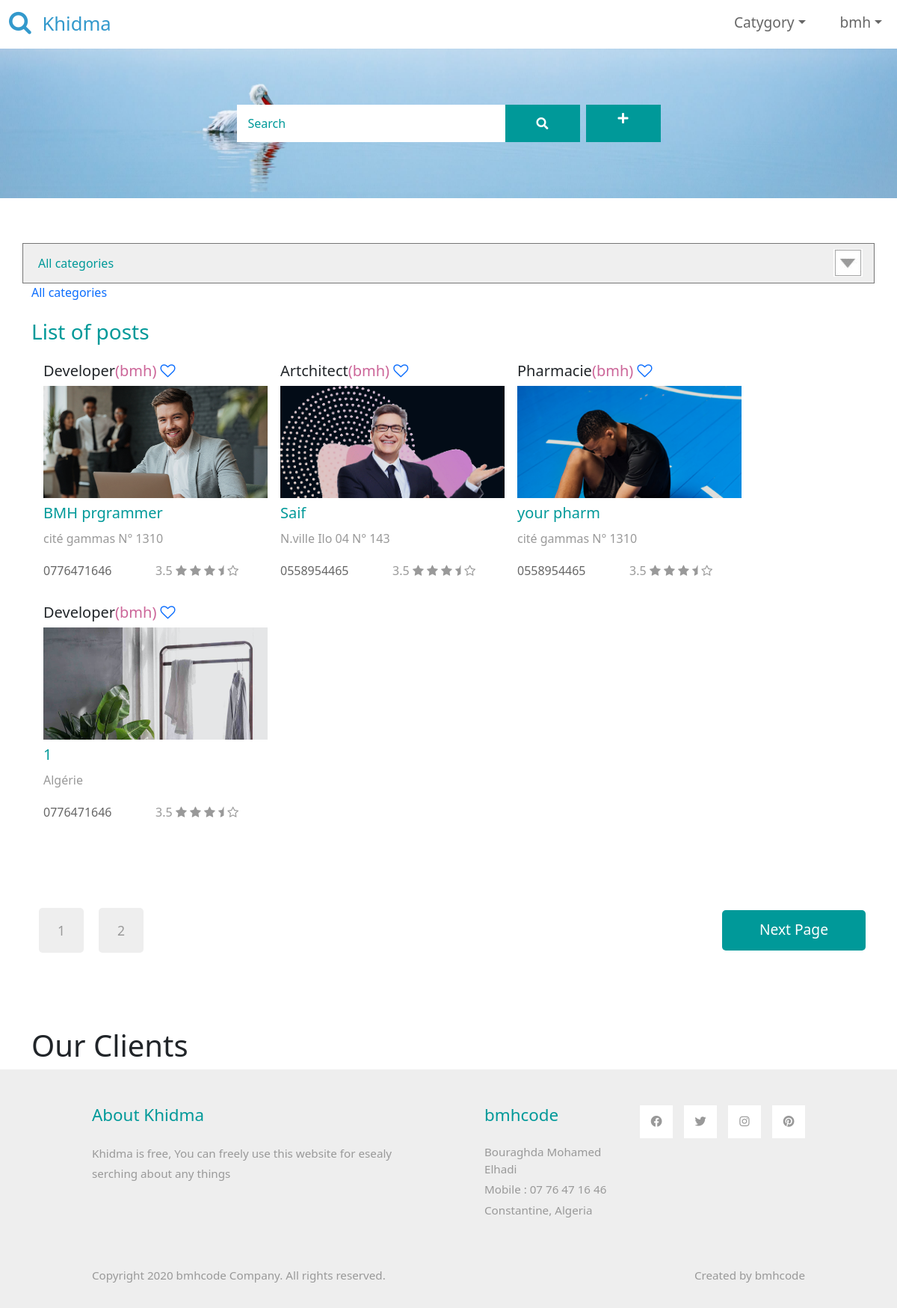
/ (signed in), run on the app's committed database.
### userauths/models.py (models this page shows, shortened)
class User(AbstractUser):
    username = models.CharField(max_length=100, unique=True, verbose_name=_('username'))
    email = models.EmailField(blank=True, null=True, verbose_name=_('email'))
    image = models.ImageField(blank=True, null=True, upload_to='users/', default='user.jpg', verbose_name=_('Image')) #,default='media/placeholder.png')
    bio = models.CharField(max_length=100, blank=True, verbose_name=_('bio'))
    USERNAME_FIELD = "username"
    def __str__(self):
        return self.username

### app/models.py (models this page shows, shortened)
class Post(models.Model):
    user = models.ForeignKey(User, on_delete=models.SET_NULL, null=True, verbose_name=_("User"))
    category = models.ForeignKey(Category, on_delete=models.SET_NULL, null=True, related_name="category", verbose_name=_("Category"))
    title  = models.CharField(max_length=100, default='', help_text='Title of post', verbose_name = _("title"))
    address = models.CharField(max_length=200, default='', help_text='Address of post', verbose_name = _("Address"))
    ville = models.IntegerField(choices = VILLE, verbose_name=_('Ville'))
    email = models.EmailField(max_length=255,blank=True, null=True,  default="", help_text='yourmail@gmail.com', verbose_name=_("Email address"))
    phone  = models.CharField(max_length=20, verbose_name = _("phone"))
    description = models.TextField(blank=True, null=True, default='', help_text='Informations about your post', verbose_name =_('Description')) #description = RichTextField(blank=True, null=True)
    slug  = models.SlugField(blank=True, null=True, unique=True, help_text = 'Unique value for post page URL, created from name.')
    image = models.ImageField(blank=True, upload_to='post images/', default='post.jpg',  verbose_name=_('Image')) #,default='media/placeholder.png')
    is_active = models.BooleanField(default=True, verbose_name=_("is active"))
    date_created = models.DateTimeField(auto_now_add=True, verbose_name=_('Posted at'))
    date_updated = models.DateTimeField(auto_now=True, verbose_name=_('Updated at'))
    stars = models.IntegerField(default=0, verbose_name=_('Nomber of Stars'))
    stars_begin = models.DateTimeField(blank=True, null=True, verbose_name=_('Stars date'))
    stars_days = models.IntegerField( default=0, verbose_name=_('Stars days'))
    skills = models.CharField(max_length=100, default='', help_text='My skills', verbose_name = _("skills"))
    class Meta:
        db_table = 'postes'
        ordering = ['title']
        verbose_name_plural = 'Posts'
    def get_absolute_url(self):
        return reverse("app:post-detail", kwargs = {"slug":self.slug})
    @property
    def imageURL(self):
        try:
            url = self.image.url
        except:
            url = ''
        return url

class Category(models.Model):
    name  = models.CharField(max_length=50, verbose_name=_("name"), default='', help_text='name of catygory')
    slug  = models.SlugField(blank=True, null=True, unique=True, help_text = 'Unique value for category page URL, created from name.')
    image = models.ImageField(upload_to='Category images/', blank=True, null=True, default='category.jpg')
    is_active = models.BooleanField(default=True)
    def __str__(self):
        return self.name
    class Meta:
        db_table = 'categories'
        ordering = ['name']
        verbose_name_plural= 'Categories'

### app/views.py (the view)
# urls.py: path('',views.index, name="index"),
@login_required(login_url='userauths:sign-in') # change sign-in to login
def index(request):
    categories = Category.objects.all()
    cat = request.GET.get('cat1')
    if cat == None:
        posts = Post.objects.all().order_by("date_created") # .order_by('?') random
    else:
        posts = Post.objects.filter(Q(category__name__icontains=cat) |
                                Q(title__icontains=cat)
                                )
    posts_wishlist = Wishlist_model.objects.all()
    P = Paginator(posts, 4)
    page = request.GET.get('page')
    posts_in_page = P.get_page(page)
    nums = "a" * posts_in_page.paginator.num_pages
    nomber_pages = posts_in_page.paginator.num_pages
    average_rating = 3.76   # for test
    context = {'categories':categories,'posts':posts,
               'nums':nums,'nomber_pages':nomber_pages,
               'posts_in_page':posts_in_page,
               'posts_wishlist':posts_wishlist,
               'average_rating':average_rating}
    return render(request, 'app/index.html', context)

### templates/app/index.html (shortened to what this page needs)
{% extends "app/base.html" %}
{% load static %}
{% block body  %}
    <div class="container tm-mt-60">
        <div class="row mb-4">
            <select onchange="location=value" name="catselect" aria-label="Default select example">
                <option value="{% url 'app:index' %}">All categories</option>
            </select>
            <a href="{% url 'app:index' %}">All categories</a>
        </div>
        <h3 class="col-6 tm-text-primary ml-0"> List of posts</h3>
        <div class="row tm-mb-90">
            {% for post in posts_in_page %}
        	    <div class="col-xl-3 col-lg-4 col-md-6 col-sm-6 col-12 m-3">
                    {% if post in posts_wishlist %}
                        <h5>{{ post.category }}<span class="tm-text-secondary">({{ post.user }})</span>
                            <a class="fa fa-heart" href="{% url 'app:add-to-wishlist' %}?post_slug={{post.slug}}"></a>
                        </h5>
                    {% else %}
                        <h5>{{ post.category }}<span class="tm-text-secondary">({{ post.user }})</span>
                            <a class="fa fa-heart-o" href="{% url 'app:add-to-wishlist' %}?post_slug={{post.slug}}"></a>
                        </h5>
                    {% endif %}
                    <figure class="effect-ming tm-video-item mb-2" style='width:300px; height:150px; position: relative; margin: 0 auto'>
                        <img src="{{ post.imageURL }}" alt="Image" class="mb-4 img-fluid" >
                        <figcaption class="d-flex align-items-center justify-content-center">
                        </figcaption>
                    </figure>
                    <h5><a class="tm-text-primary mb-4" href="{{ post.get_absolute_url }}">{{ post.title }}</a></h5>
                    <p>{{ post.address }}</p>
                    <div class="d-flex justify-content-between tm-text-gray">
                        <span class="tm-text-gray-dark">{{ post.phone }}</span>
                            <div class="course-rating">
                                3.5
                                <i class="fa fa-star"></i>
                                <i class="fa fa-star"></i>
                                <i class="fa fa-star"></i>
                                <i class="fa fa-star-half"></i>
                                <i class="fa fa-star-o"></i>
                            </div>
                        </div>
                </div>
            {% endfor %}
        </div>
        <div class="row tm-mb-90">
            <div class="col-12 d-flex justify-content-between align-items-center tm-paging-col">
                <div class="tm-paging d-flex">
                    {% for i in nums %}
                        <a class="tm-paging-link" href="?page={{ forloop.counter }}">{{ forloop.counter }}</a>
                    {% endfor %}
                </div>
                {% if posts_in_page.has_next %}
                    <a href="?page={{ posts_in_page.next_page_number }}" class="btn btn-primary tm-btn-next">Next Page</a>
                {% endif %}
            </div>
        </div>
    </div>
{% endblock body %}

### templates/app/base.html (shortened to what this page needs)
<!DOCTYPE html>
{% load static %}
<html lang="en">
<head>
    <link rel="stylesheet" href="{% static 'css/bootstrap.min.css' %}">
    <link rel="stylesheet" href="{% static 'fontawesome/css/all.min.css' %}">
    <link rel="stylesheet" href="{% static 'css/templatemo-style.css' %}">
    <link rel="stylesheet" href="https://cdnjs.cloudflare.com/ajax/libs/font-awesome/4.7.0/css/font-awesome.min.css">
</head>
<body>
    <nav class="navbar navbar-expand-lg">
        <div class="container-fluid">
            <a class="navbar-brand" href="{% url 'app:index' %}">
                <i class="fa fa-search mr-2"></i>
                Khidma
            </a>
            <div class="collapse navbar-collapse" id="navbarSupportedContent">
                <ul class="navbar-nav ml-auto mb-2 mb-lg-0">
                    {% if request.user.is_authenticated %}
                        <li class="nav-item submenu dropdown">
                            <a href="#" class="nav-link dropdown-toggle " data-toggle="dropdown" role="button" aria-haspopup="true"
                            aria-expanded="false">Catygory</a>
                        </li>
                        <li class="nav-item submenu dropdown">
                            <a href="#" class="nav-link dropdown-toggle" data-toggle="dropdown" role="button" aria-haspopup="true"
                            aria-expanded="false">{{user.username}}</a>
                        </li>
                    {% endif %}
                </ul>
        </div>
    </nav>
    <div class="tm-hero d-flex justify-content-center align-items-center mb-5" data-parallax="scroll" data-image-src="{% static 'img/hero.jpg' %}">
        <form class="d-flex tm-search-form">
            <input name="cat1" class="form-control tm-search-input" type="search" placeholder="Search" aria-label="Search">
            <button class="btn btn-outline-success tm-search-btn" type="submit">
                <i class="fas fa-search"></i>
            </button>
        </form>
        {% if request.user.is_authenticated %}
            <a href="{% url 'app:post-add' %}" class="btn btn-outline-success tm-search-btn ml-2" >
                <i class="fas fa-plus"></i>
            </a>
        {% endif %}
    </div>
    {% block body %}
    {% endblock body %}
    <div class="container">
        <h1>Our Clients</h1>
    </div>
    <footer class="tm-bg-gray pt-5 pb-3 tm-text-gray tm-footer">
        <div class="container-fluid tm-container-small">
            <div class="row">
                <div class="col-lg-6 col-md-12 col-12 px-5 mb-5">
                    <h3 class="tm-text-primary mb-4 tm-footer-title">About Khidma</h3>
                    <p>Khidma is free, You can freely use this website for esealy serching about any things</p>
                </div>
                <div class="col-lg-3 col-md-6 col-sm-6 col-12 px-5 mb-5">
                    <h3 class="tm-text-primary mb-4 tm-footer-title">bmhcode</h3>
                    <ul class="tm-footer-links pl-0">
                        <li>Bouraghda Mohamed Elhadi</li>
                        <li>Mobile : 07 76 47 16 46</li>
                        <li>Constantine, Algeria</li>
                    </ul>
                </div>
                <div class="col-lg-3 col-md-6 col-sm-6 col-12 px-5 mb-5">
                    <ul class="tm-social-links d-flex justify-content-end pl-0 mb-5">
                        <li class="mb-2"><a href="https://facebook.com"><i class="fab fa-facebook"></i></a></li>
                        <li class="mb-2"><a href="https://twitter.com"><i class="fab fa-twitter"></i></a></li>
                        <li class="mb-2"><a href="https://instagram.com"><i class="fab fa-instagram"></i></a></li>
                        <li class="mb-2"><a href="https://pinterest.com"><i class="fab fa-pinterest"></i></a></li>
                    </ul>
                </div>
            </div>
            <div class="row">
                <div class="col-lg-8 col-md-7 col-12 px-5 mb-3">
                    Copyright 2020 bmhcode Company. All rights reserved.
                </div>
                <div class="col-lg-4 col-md-5 col-12 px-5 text-right">
                    Created by <a href="https://bmhcode.com" class="tm-text-gray" rel="sponsored" target="_parent">bmhcode</a>
                </div>
            </div>
        </div>
    </footer>
</body>
</html>

### khidma/static/css/templatemo-style.css (style rules this page uses)
p { line-height: 1.8; }
a { text-decoration: none; transition: all 0.3s ease; }
.container-fluid { max-width: 1770px; }
.tm-container-small { max-width: 1050px; }
.btn { border-radius: 0; }
.btn-primary { background-color: #009999; border: 0; border-radius: 5px; padding: 12px 50px 14px; font-size: 1.2rem; }
.form-control { padding: 10px 20px; width: 100%; height: auto; }
.navbar-brand { color: #3399CC; font-size: 1.6rem; }
.navbar-brand i { font-size: 2rem; }
.tm-hero { min-height: 200px; background: transparent; }
.tm-mt-60 { margin-top: 60px; }
.tm-mb-90 { margin-bottom: 90px; }
.tm-text-primary { color: #009999; }
.tm-text-secondary { color: #CC6699; }
.tm-bg-gray { background-color: #EEEEEE; }
.nav-item { margin-right: 30px; }
.nav-item:last-child { margin-right: 0; }
.nav-link { color: #666666; border-bottom: 4px solid transparent; font-size: 1.2rem; }
.tm-search-input { width: 360px; border-radius: 0; padding: 12px 15px; color: #009999; border: none; }
.tm-search-input::placeholder { color: #009999; opacity: 1; }
.tm-search-btn { color: white; background-color: #009999; border: none; width: 100px; height: 50px; margin-left: -1px; }
p, .tm-text-gray { color: #999; }
.tm-text-gray-dark { color: #666; }
.tm-video-item { position: relative; overflow: hidden; text-align: center; cursor: pointer; }
.tm-video-item img { position: relative; display: block; min-height: 100%; max-width: 100%; opacity: 0.8; }
.tm-video-item figcaption { padding: 2em; color: #fff; text-transform: uppercase; font-size: 1.25em; -webkit-backface-visibility: hidden; backface-visibility: hidden; }
.tm-video-item figcaption::before, .tm-video-item figcaption::after { pointer-events: none; }
.tm-video-item figcaption, .tm-video-item figcaption > a { position: absolute; top: 0; left: 0; width: 100%; height: 100%; }
.tm-paging-link { display: flex; justify-content: center; align-items: center; width: 60px; height: 60px; font-size: 1.1rem; color: #999; background-color: #EEEEEE; margin: 10px; border-radius: 5px; text-decoration: none; transition: all 0.3s ease; }
figure.effect-ming { background: #030c17; }
figure.effect-ming img { opacity: 0.9; -webkit-transition: opacity 0.35s; transition: opacity 0.35s; }
figure.effect-ming figcaption::before { position: absolute; top: 30px; right: 30px; bottom: 30px; left: 30px; border: 2px solid #fff; box-shadow: 0 0 0 30px rgba(255,255,255,0.2); content: ''; opacity: 0; -webkit-transition: opacity 0.35s, -webkit-transform 0.35s; transition: opacity 0.35s, transform 0.35s; -webkit-transform: scale3d(1.4,1.4,1); transform: scale3d(1.4,1.4,1); }
.tm-footer-links li { list-style: none; margin-bottom: 5px; }
.tm-social-links li { list-style: none; margin-right: 15px; }
.tm-social-links li:last-child { margin-right: 0; }
.tm-social-links li a { color: #999999; width: 44px; height: 44px; display: flex; background-color: #fff; align-items: center; justify-content: center; }
.tm-footer { font-size: 0.95rem; }
.tm-footer-title { font-size: 1.4rem; }
select:not([multiple]) { -webkit-appearance: none; -moz-appearance: none; background-position: right 15px center; background-repeat: no-repeat; background-image: url(../img/select-arrow.png); padding: 14px 20px; padding-right: 20px; color: #666; }
.form-control, input:-internal-autofill-selected, select:not([multiple]) { color: #009999 !important; }
.form-control::placeholder { color: #009999; opacity: 1; }

### data on the page
User: username "bmh"
Post: category "Developer", user "bmh", imageURL (picture), title "BMH prgrammer", address "cité gammas N° 1310", phone "0776471646"
Post: category "Artchitect", user "bmh", imageURL (picture), title "Saif", address "N.ville Ilo 04 N° 143", phone "0558954465"
Post: category "Pharmacie", user "bmh", imageURL (picture), title "your pharm", address "cité gammas N° 1310", phone "0558954465"
Post: category "Developer", user "bmh", imageURL (picture), title "1", address "Algérie", phone "0776471646"
